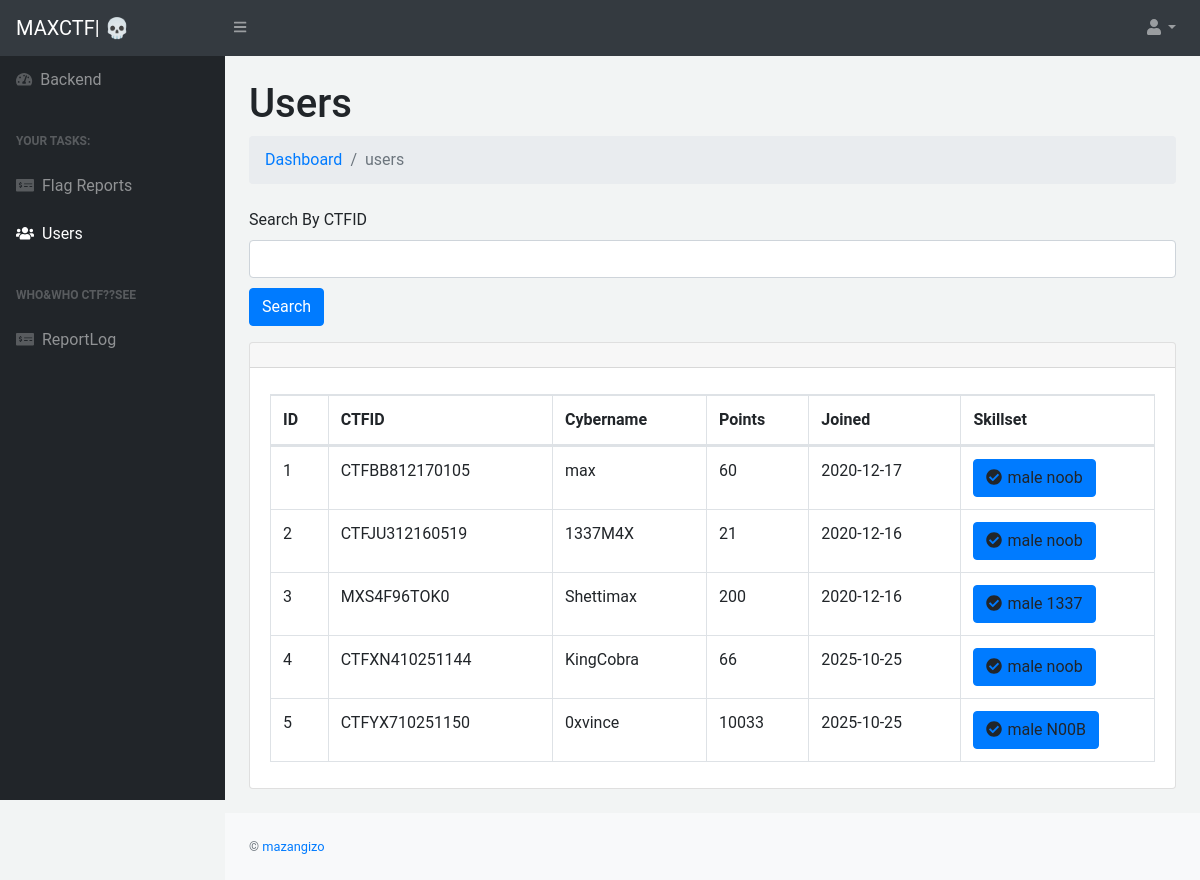
The app's page /admin/admin/userz.php (signed in), older data.
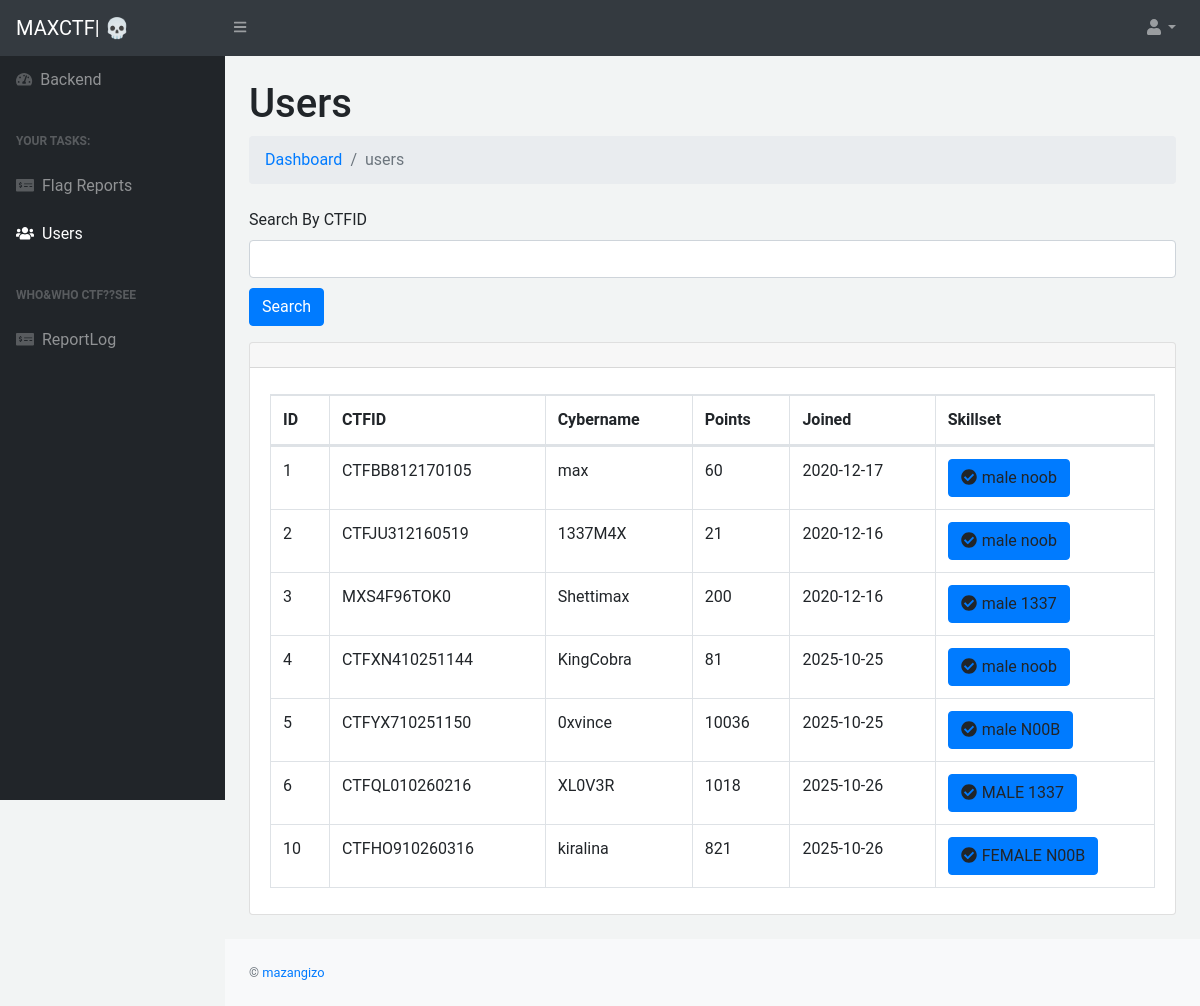
The same page, newer data.
### tables this page shows
CREATE TABLE `accounts` (
  `id` int(11) NOT NULL,
  `ctfid` varchar(30) NOT NULL COMMENT 'autoogenctfid',
  `ctfname` varchar(20) NOT NULL COMMENT 'cybername of user',
  `ctfscore` int(5) NOT NULL COMMENT 'score of user',
  `joined` varchar(20) NOT NULL COMMENT 'date user joined',
  `ctfskillset` varchar(4) NOT NULL COMMENT 'noob or 1337',
  `gender` varchar(10) NOT NULL COMMENT 'male ni or female',
  `ctfemail` varchar(30) NOT NULL COMMENT 'email',
  `ctfpassword` varchar(1000) NOT NULL COMMENT 'password its d mail o',
  `farko` varchar(11) DEFAULT NULL COMMENT 'basic if uuser bypass d html reg'
);

### admin/admin/userz.php (the view, shortened to what this page needs)
<?php
include 'config.php';
?>
<?php include 'header.php'; ?>
            <div id="layoutSidenav_content">
                <main>
                    <div class="container-fluid">
                        <h1 class="mt-4">Users</h1>
                        <ol class="breadcrumb mb-4">
                            <li class="breadcrumb-item"><a href="dashboard.php">Dashboard</a></li>
                            <li class="breadcrumb-item active">users</li>
                        </ol>
                        <form method="post">
    <div class="form-group">
        <label>Search By CTFID</label>
        <input type="text" class="form-control" name="walletid">
        <input style="margin-top: 10px;" type="submit" name="submit" value="Search" class="btn btn-primary">
    </div>
</form>
                        <div class="card mb-4">
                            <div class="card-header">
                            </div>
                            <div class="card-body">
                                <div class="table-responsive">
                                    <table class="table table-bordered" id="dataTable" width="100%" cellspacing="0">
                                        <thead>
                                            <tr>
                                                <th>ID</th>
                                                <th>CTFID</th>
                                                <th>Cybername</th>
                                                <th>Points</th>
                                                <th>Joined</th>
                                                <th>Skillset</th>
                                            </tr>
                                        </thead>
                                        <tbody>
                                        <?php
                                        $get="select * from accounts";
                                        $run=mysqli_query($conn,$get);
                                        while($row_pro=mysqli_fetch_array($run))
                                        {
                                            $id=$row_pro['id'];
                                            $label=$row_pro['ctfid'];
                                            $username=$row_pro['ctfname'];
                                            $Fullname=$row_pro['gender'] . '    '. $row_pro['ctfskillset'] ;
                                            $farko=$row_pro['farko'];
                                            $date=$row_pro['joined'];
                                            $score=$row_pro['ctfscore'];
                                        ?>
                                            <tr>
                                                <td><?php echo htmlentities($id);?></td>
                                                <td><?php echo htmlentities($label);?></td>
                                                <td><?php echo htmlentities($username);?></td>
                                                <td><?php echo htmlentities($score);?></td>
                                                <td><?php echo htmlentities($date);?></td>
                                                <td>
                                                    <?php if($farko=='1')
                                                    { ?>
                                               <a id="status_change" class="btn btn-primary"><i class="fas fa-check-circle" style="margin-right: 5px;"></i><?php echo $Fullname; ?></a>
                                                    <?php }
                                                    else
                                                    {
                                                    ?>
                                                    <span class="badge badge-success">CANTBYPASSREG</span>
                                                    <?php } ?>
                                              </td>
                                            </tr>
                                        <?php } ?>
                                        </tbody>
                                    </table>
                                </div>
                            </div>
                        </div>
                    </div>
                </main>
             <?php include 'footer2.php'; ?>

### admin/admin/header.php (shortened to what this page needs)
<!DOCTYPE html>
<html lang="en">
    <head>
        <link href="css/styles.css" rel="stylesheet" />
        <link href="https://cdn.datatables.net/1.10.20/css/dataTables.bootstrap4.min.css" rel="stylesheet" />
    </head>
    <body class="sb-nav-fixed" style="background-color: #F2F4F4;">
    <nav class="sb-topnav navbar navbar-expand navbar-dark bg-dark">
            <a class="navbar-brand" href="#">MAXCTF| 💀</a>
            <button class="btn btn-link btn-sm order-1 order-lg-0" id="sidebarToggle" href="#"><i class="fas fa-bars"></i></button>
            <ul class="navbar-nav ml-auto ml-md-0">
                <li class="nav-item dropdown">
                    <a class="nav-link dropdown-toggle" id="userDropdown" href="#" role="button" data-toggle="dropdown" aria-haspopup="true" aria-expanded="false"><i class="fas fa-user fa-fw"></i></a>
                </li>
            </ul>
        </nav>
        <div id="layoutSidenav">
            <div id="layoutSidenav_nav">
                <nav class="sb-sidenav accordion sb-sidenav-dark" id="sidenavAccordion">
                    <div class="sb-sidenav-menu">
                        <div class="nav">
                            <a class="nav-link" href="dashboard.php">
                                <div class="sb-nav-link-icon"><i class="fas fa-tachometer-alt"></i></div>
                                Backend
                            </a>
                            <div class="sb-sidenav-menu-heading">your tasks:</div>
                            <a class="nav-link" href="flags.php">
                                <div class="sb-nav-link-icon"><i class="fas fa-money-check-alt"></i></div>
                              Flag Reports
                            </a>
                            <a class="nav-link" href="userz.php">
                                <div class="sb-nav-link-icon"><i class="fas fa-users"></i></div>
                              Users
                            </a>
                            <div class="sb-sidenav-menu-heading">who&who ctf??see</div>
                            <a class="nav-link" href="ctflog.php">
                                <div class="sb-nav-link-icon"><i class="fas fa-money-check-alt"></i></div>
                              ReportLog
                            </a>
                        </div>
                    </div>
                </nav>
            </div>

### admin/admin/footer2.php (shortened to what this page needs)
<footer class="py-4 bg-light mt-auto">
<div class="container-fluid">
<div class="d-flex align-items-center justify-content-between small">
    <div class="text-muted">&copy; <a href="https://t.me/mazangizo"> mazangizo</a></div>
</div>
</div>
</footer>
</div>
</div>
</body>
</html>

Row changes from the older to the newer data that the page shows:
changed accounts "CTFXN410251144": ctfscore "66" → "81"
changed accounts "CTFYX710251150": ctfscore "10033" → "10036"
added accounts: id "6", ctfid "CTFQL010260216", ctfname "XL0V3R", ctfscore "1018", joined "2025-10-26", Fullname "MALE 1337"
added accounts: id "10", ctfid "CTFHO910260316", ctfname "kiralina", ctfscore "821", joined "2025-10-26", Fullname "FEMALE N00B"
